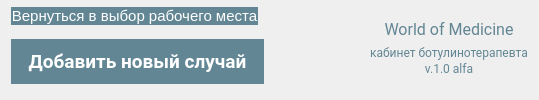
       <widget class="QFrame" name="top_panel">
        <layout class="QGridLayout" name="gridLayout_3">
         <property name="topMargin">
          <number>7</number>
         </property>
         <property name="verticalSpacing">
          <number>0</number>
         </property>
         <item row="2" column="0" rowspan="2" colspan="2">
          <widget class="QPushButton" name="add_new_patient">
           <property name="minimumSize">
            <size>
             <width>0</width>
             <height>45</height>
            </size>
           </property>
           <property name="palette">
            <palette>
             <active>
              <colorrole role="WindowText">
               <brush brushstyle="SolidPattern">
                <color alpha="255">
                 <red>255</red>
                 <green>255</green>
                 <blue>255</blue>
                </color>
               </brush>
              </colorrole>
              <colorrole role="Button">
               <brush brushstyle="SolidPattern">
                <color alpha="190">
                 <red>50</red>
                 <green>98</green>
                 <blue>115</blue>
                </color>
               </brush>
              </colorrole>
              <colorrole role="Light">
               <brush brushstyle="SolidPattern">
                <color alpha="255">
                 <red>60</red>
                 <green>145</green>
                 <blue>255</blue>
                </color>
               </brush>
              </colorrole>
              <colorrole role="Midlight">
               <brush brushstyle="SolidPattern">
                <color alpha="255">
                 <red>36</red>
                 <green>119</green>
                 <blue>227</blue>
                </color>
               </brush>
              </colorrole>
              <colorrole role="Dark">
               <brush brushstyle="SolidPattern">
                <color alpha="255">
                 <red>6</red>
                 <green>47</green>
                 <blue>100</blue>
                </color>
               </brush>
              </colorrole>
              <colorrole role="Mid">
               <brush brushstyle="SolidPattern">
                <color alpha="255">
                 <red>8</red>
                 <green>62</green>
                 <blue>133</blue>
                </color>
               </brush>
              </colorrole>
              <colorrole role="Text">
               <brush brushstyle="SolidPattern">
                <color alpha="255">
                 <red>255</red>
                 <green>255</green>
                 <blue>255</blue>
                </color>
               </brush>
              </colorrole>
              <colorrole role="BrightText">
               <brush brushstyle="SolidPattern">
                <color alpha="255">
                 <red>255</red>
                 <green>255</green>
                 <blue>255</blue>
                </color>
               </brush>
              </colorrole>
              <colorrole role="ButtonText">
               <brush brushstyle="SolidPattern">
                <color alpha="255">
                 <red>255</red>
                 <green>255</green>
                 <blue>255</blue>
                </color>
               </brush>
              </colorrole>
              <colorrole role="Base">
               <brush brushstyle="SolidPattern">
                <color alpha="190">
                 <red>50</red>
                 <green>98</green>
                 <blue>115</blue>
                </color>
               </brush>
              </colorrole>
              <colorrole role="Window">
               <brush brushstyle="SolidPattern">
                <color alpha="190">
                 <red>50</red>
                 <green>98</green>
                 <blue>115</blue>
                </color>
               </brush>
              </colorrole>
              <colorrole role="Shadow">
               <brush brushstyle="SolidPattern">
                <color alpha="255">
                 <red>0</red>
                 <green>0</green>
                 <blue>0</blue>
                </color>
               </brush>
              </colorrole>
              <colorrole role="AlternateBase">
               <brush brushstyle="SolidPattern">
                <color alpha="255">
                 <red>133</red>
                 <green>174</green>
                 <blue>227</blue>
                </color>
               </brush>
              </colorrole>
              <colorrole role="ToolTipBase">
               <brush brushstyle="SolidPattern">
                <color alpha="255">
                 <red>255</red>
                 <green>255</green>
                 <blue>220</blue>
                </color>
               </brush>
              </colorrole>
              <colorrole role="ToolTipText">
               <brush brushstyle="SolidPattern">
                <color alpha="255">
                 <red>0</red>
                 <green>0</green>
                 <blue>0</blue>
                </color>
               </brush>
              </colorrole>
              <colorrole role="PlaceholderText">
               <brush brushstyle="SolidPattern">
                <color alpha="128">
                 <red>255</red>
                 <green>255</green>
                 <blue>255</blue>
                </color>
               </brush>
              </colorrole>
             </active>
             <inactive>
              <colorrole role="WindowText">
               <brush brushstyle="SolidPattern">
                <color alpha="255">
                 <red>255</red>
                 <green>255</green>
                 <blue>255</blue>
                </color>
               </brush>
              </colorrole>
              <colorrole role="Button">
               <brush brushstyle="SolidPattern">
                <color alpha="190">
                 <red>50</red>
                 <green>98</green>
                 <blue>115</blue>
                </color>
               </brush>
              </colorrole>
              <colorrole role="Light">
               <brush brushstyle="SolidPattern">
                <color alpha="255">
                 <red>60</red>
                 <green>145</green>
                 <blue>255</blue>
                </color>
               </brush>
              </colorrole>
              <colorrole role="Midlight">
               <brush brushstyle="SolidPattern">
                <color alpha="255">
                 <red>36</red>
                 <green>119</green>
                 <blue>227</blue>
                </color>
               </brush>
              </colorrole>
              <colorrole role="Dark">
               <brush brushstyle="SolidPattern">
                <color alpha="255">
                 <red>6</red>
                 <green>47</green>
                 <blue>100</blue>
                </color>
               </brush>
              </colorrole>
              <colorrole role="Mid">
               <brush brushstyle="SolidPattern">
                <color alpha="255">
                 <red>8</red>
                 <green>62</green>
                 <blue>133</blue>
                </color>
               </brush>
              </colorrole>
              <colorrole role="Text">
               <brush brushstyle="SolidPattern">
                <color alpha="255">
                 <red>255</red>
                 <green>255</green>
                 <blue>255</blue>
                </color>
               </brush>
              </colorrole>
              <colorrole role="BrightText">
               <brush brushstyle="SolidPattern">
                <color alpha="255">
                 <red>255</red>
                 <green>255</green>
                 <blue>255</blue>
                </color>
               </brush>
              </colorrole>
              <colorrole role="ButtonText">
               <brush brushstyle="SolidPattern">
                <color alpha="255">
                 <red>255</red>
                 <green>255</green>
                 <blue>255</blue>
                </color>
               </brush>
              </colorrole>
              <colorrole role="Base">
               <brush brushstyle="SolidPattern">
                <color alpha="190">
                 <red>50</red>
                 <green>98</green>
                 <blue>115</blue>
                </color>
               </brush>
              </colorrole>
              <colorrole role="Window">
               <brush brushstyle="SolidPattern">
                <color alpha="190">
                 <red>50</red>
                 <green>98</green>
                 <blue>115</blue>
                </color>
               </brush>
              </colorrole>
              <colorrole role="Shadow">
               <brush brushstyle="SolidPattern">
                <color alpha="255">
                 <red>0</red>
                 <green>0</green>
                 <blue>0</blue>
                </color>
               </brush>
              </colorrole>
              <colorrole role="AlternateBase">
               <brush brushstyle="SolidPattern">
                <color alpha="255">
                 <red>133</red>
                 <green>174</green>
                 <blue>227</blue>
                </color>
               </brush>
              </colorrole>
              <colorrole role="ToolTipBase">
               <brush brushstyle="SolidPattern">
                <color alpha="255">
                 <red>255</red>
                 <green>255</green>
                 <blue>220</blue>
                </color>
               </brush>
              </colorrole>
              <colorrole role="ToolTipText">
               <brush brushstyle="SolidPattern">
                <color alpha="255">
                 <red>0</red>
                 <green>0</green>
                 <blue>0</blue>
                </color>
               </brush>
              </colorrole>
              <colorrole role="PlaceholderText">
               <brush brushstyle="SolidPattern">
                <color alpha="128">
                 <red>255</red>
                 <green>255</green>
                 <blue>255</blue>
                </color>
               </brush>
              </colorrole>
             </inactive>
             <disabled>
              <colorrole role="WindowText">
               <brush brushstyle="SolidPattern">
                <color alpha="255">
                 <red>255</red>
                 <green>255</green>
                 <blue>255</blue>
                </color>
               </brush>
              </colorrole>
              <colorrole role="Button">
               <brush brushstyle="SolidPattern">
                <color alpha="255">
                 <red>238</red>
                 <green>238</green>
                 <blue>238</blue>
                </color>
               </brush>
              </colorrole>
              <colorrole role="Light">
               <brush brushstyle="SolidPattern">
                <color alpha="255">
                 <red>60</red>
                 <green>145</green>
                 <blue>255</blue>
                </color>
               </brush>
              </colorrole>
              <colorrole role="Midlight">
               <brush brushstyle="SolidPattern">
                <color alpha="255">
                 <red>36</red>
                 <green>119</green>
                 <blue>227</blue>
                </color>
               </brush>
              </colorrole>
              <colorrole role="Dark">
               <brush brushstyle="SolidPattern">
                <color alpha="255">
                 <red>6</red>
                 <green>47</green>
                 <blue>100</blue>
                </color>
               </brush>
              </colorrole>
              <colorrole role="Mid">
               <brush brushstyle="SolidPattern">
                <color alpha="255">
                 <red>8</red>
                 <green>62</green>
                 <blue>133</blue>
                </color>
               </brush>
              </colorrole>
              <colorrole role="Text">
               <brush brushstyle="SolidPattern">
                <color alpha="255">
                 <red>255</red>
                 <green>255</green>
                 <blue>255</blue>
                </color>
               </brush>
              </colorrole>
              <colorrole role="BrightText">
               <brush brushstyle="SolidPattern">
                <color alpha="255">
                 <red>255</red>
                 <green>255</green>
                 <blue>255</blue>
                </color>
               </brush>
              </colorrole>
              <colorrole role="ButtonText">
               <brush brushstyle="SolidPattern">
                <color alpha="255">
                 <red>255</red>
                 <green>255</green>
                 <blue>255</blue>
                </color>
               </brush>
              </colorrole>
              <colorrole role="Base">
               <brush brushstyle="SolidPattern">
                <color alpha="255">
                 <red>238</red>
                 <green>238</green>
                 <blue>238</blue>
                </color>
               </brush>
              </colorrole>
              <colorrole role="Window">
               <brush brushstyle="SolidPattern">
                <color alpha="255">
                 <red>238</red>
                 <green>238</green>
                 <blue>238</blue>
                </color>
               </brush>
              </colorrole>
              <colorrole role="Shadow">
               <brush brushstyle="SolidPattern">
                <color alpha="255">
                 <red>0</red>
                 <green>0</green>
                 <blue>0</blue>
                </color>
               </brush>
              </colorrole>
              <colorrole role="AlternateBase">
               <brush brushstyle="SolidPattern">
                <color alpha="255">
                 <red>12</red>
                 <green>94</green>
                 <blue>200</blue>
                </color>
               </brush>
              </colorrole>
              <colorrole role="ToolTipBase">
               <brush brushstyle="SolidPattern">
                <color alpha="255">
                 <red>255</red>
                 <green>255</green>
                 <blue>220</blue>
                </color>
               </brush>
              </colorrole>
              <colorrole role="ToolTipText">
               <brush brushstyle="SolidPattern">
                <color alpha="255">
                 <red>0</red>
                 <green>0</green>
                 <blue>0</blue>
                </color>
               </brush>
              </colorrole>
              <colorrole role="PlaceholderText">
               <brush brushstyle="SolidPattern">
                <color alpha="128">
                 <red>255</red>
                 <green>255</green>
                 <blue>255</blue>
                </color>
               </brush>
              </colorrole>
             </disabled>
            </palette>
           </property>
           <property name="font">
            <font>
             <family>Roboto</family>
             <pointsize>14</pointsize>
             <weight>75</weight>
             <bold>true</bold>
            </font>
           </property>
           <property name="styleSheet">
            <string notr="true">QPushButton {
background-color: rgba(50, 98, 115, 190);
font-size: 14pt;
color: White;
border: None;
}

QPushButton::hover {
background-color: rgba(50, 98, 115, 255);
border: 2px solid rgba(92, 158, 173, 255);
}

QPushButton::pressed {
background-color: rgba(92, 158, 173, 255);
border: 1px solid rgba(255, 255, 255, 255);
}

QPushButton::disabled {
background-color: #EEEEEE;
border: 1px solid rgba(50, 98, 115, 255);
}</string>
           </property>
           <property name="text">
            <string>Добавить новый случай</string>
           </property>
           <property name="icon">
            <iconset resource="../res_main.qrc">
             <normaloff>:/icon/icons/person_add_white_36dp.svg</normaloff>:/icon/icons/person_add_white_36dp.svg</iconset>
           </property>
           <property name="iconSize">
            <size>
             <width>32</width>
             <height>32</height>
            </size>
           </property>
          </widget>
         </item>
         <item row="2" column="2" rowspan="2">
          <spacer name="horizontalSpacer">
           <property name="orientation">
            <enum>Qt::Horizontal</enum>
           </property>
           <property name="sizeType">
            <enum>QSizePolicy::Fixed</enum>
           </property>
           <property name="sizeHint" stdset="0">
            <size>
             <width>100</width>
             <height>20</height>
            </size>
           </property>
          </spacer>
         </item>
         <item row="0" column="0">
          <widget class="QPushButton" name="pushButton_back">
           <property name="styleSheet">
            <string notr="true">QPushButton {
background-color: rgba(50, 98, 115, 190);
font-size: 11pt;
color: White;
border: None;
}

QPushButton::hover {
background-color: rgba(50, 98, 115, 255);
border: 2px solid rgba(92, 158, 173, 255);
}

QPushButton::pressed {
background-color: rgba(92, 158, 173, 255);
border: 1px solid rgba(255, 255, 255, 255);
}</string>
           </property>
           <property name="text">
            <string>Вернуться в выбор рабочего места</string>
           </property>
           <property name="icon">
            <iconset resource="../res_main.qrc">
             <normaloff>:/icon/icons/west_white_36dp.svg</normaloff>:/icon/icons/west_white_36dp.svg</iconset>
           </property>
          </widget>
         </item>
         <item row="1" column="0">
          <spacer name="verticalSpacer">
           <property name="orientation">
            <enum>Qt::Vertical</enum>
           </property>
           <property name="sizeType">
            <enum>QSizePolicy::Fixed</enum>
           </property>
           <property name="sizeHint" stdset="0">
            <size>
             <width>20</width>
             <height>10</height>
            </size>
           </property>
          </spacer>
         </item>
         <item row="0" column="3" rowspan="4">
          <widget class="QLabel" name="labelLogo">
           <property name="maximumSize">
            <size>
             <width>250</width>
             <height>16777215</height>
            </size>
           </property>
           <property name="palette">
            <palette>
             <active>
              <colorrole role="WindowText">
               <brush brushstyle="SolidPattern">
                <color alpha="190">
                 <red>50</red>
                 <green>98</green>
                 <blue>115</blue>
                </color>
               </brush>
              </colorrole>
              <colorrole role="Button">
               <brush brushstyle="SolidPattern">
                <color alpha="255">
                 <red>226</red>
                 <green>212</green>
                 <blue>193</blue>
                </color>
               </brush>
              </colorrole>
              <colorrole role="Light">
               <brush brushstyle="SolidPattern">
                <color alpha="255">
                 <red>60</red>
                 <green>145</green>
                 <blue>255</blue>
                </color>
               </brush>
              </colorrole>
              <colorrole role="Midlight">
               <brush brushstyle="SolidPattern">
                <color alpha="255">
                 <red>36</red>
                 <green>119</green>
                 <blue>227</blue>
                </color>
               </brush>
              </colorrole>
              <colorrole role="Dark">
               <brush brushstyle="SolidPattern">
                <color alpha="255">
                 <red>6</red>
                 <green>47</green>
                 <blue>100</blue>
                </color>
               </brush>
              </colorrole>
              <colorrole role="Mid">
               <brush brushstyle="SolidPattern">
                <color alpha="255">
                 <red>8</red>
                 <green>62</green>
                 <blue>133</blue>
                </color>
               </brush>
              </colorrole>
              <colorrole role="Text">
               <brush brushstyle="SolidPattern">
                <color alpha="190">
                 <red>50</red>
                 <green>98</green>
                 <blue>115</blue>
                </color>
               </brush>
              </colorrole>
              <colorrole role="BrightText">
               <brush brushstyle="SolidPattern">
                <color alpha="255">
                 <red>255</red>
                 <green>255</green>
                 <blue>255</blue>
                </color>
               </brush>
              </colorrole>
              <colorrole role="ButtonText">
               <brush brushstyle="SolidPattern">
                <color alpha="190">
                 <red>50</red>
                 <green>98</green>
                 <blue>115</blue>
                </color>
               </brush>
              </colorrole>
              <colorrole role="Base">
               <brush brushstyle="SolidPattern">
                <color alpha="255">
                 <red>226</red>
                 <green>212</green>
                 <blue>193</blue>
                </color>
               </brush>
              </colorrole>
              <colorrole role="Window">
               <brush brushstyle="SolidPattern">
                <color alpha="255">
                 <red>226</red>
                 <green>212</green>
                 <blue>193</blue>
                </color>
               </brush>
              </colorrole>
              <colorrole role="Shadow">
               <brush brushstyle="SolidPattern">
                <color alpha="255">
                 <red>0</red>
                 <green>0</green>
                 <blue>0</blue>
                </color>
               </brush>
              </colorrole>
              <colorrole role="AlternateBase">
               <brush brushstyle="SolidPattern">
                <color alpha="255">
                 <red>133</red>
                 <green>174</green>
                 <blue>227</blue>
                </color>
               </brush>
              </colorrole>
              <colorrole role="ToolTipBase">
               <brush brushstyle="SolidPattern">
                <color alpha="255">
                 <red>255</red>
                 <green>255</green>
                 <blue>220</blue>
                </color>
               </brush>
              </colorrole>
              <colorrole role="ToolTipText">
               <brush brushstyle="SolidPattern">
                <color alpha="255">
                 <red>0</red>
                 <green>0</green>
                 <blue>0</blue>
                </color>
               </brush>
              </colorrole>
              <colorrole role="PlaceholderText">
               <brush brushstyle="SolidPattern">
                <color alpha="95">
                 <red>50</red>
                 <green>98</green>
                 <blue>115</blue>
                </color>
               </brush>
              </colorrole>
             </active>
             <inactive>
              <colorrole role="WindowText">
               <brush brushstyle="SolidPattern">
                <color alpha="190">
                 <red>50</red>
                 <green>98</green>
                 <blue>115</blue>
                </color>
               </brush>
              </colorrole>
              <colorrole role="Button">
               <brush brushstyle="SolidPattern">
                <color alpha="255">
                 <red>226</red>
                 <green>212</green>
                 <blue>193</blue>
                </color>
               </brush>
              </colorrole>
              <colorrole role="Light">
               <brush brushstyle="SolidPattern">
                <color alpha="255">
                 <red>60</red>
                 <green>145</green>
                 <blue>255</blue>
                </color>
               </brush>
              </colorrole>
              <colorrole role="Midlight">
               <brush brushstyle="SolidPattern">
                <color alpha="255">
                 <red>36</red>
                 <green>119</green>
                 <blue>227</blue>
                </color>
               </brush>
              </colorrole>
              <colorrole role="Dark">
               <brush brushstyle="SolidPattern">
                <color alpha="255">
                 <red>6</red>
                 <green>47</green>
                 <blue>100</blue>
                </color>
               </brush>
              </colorrole>
              <colorrole role="Mid">
               <brush brushstyle="SolidPattern">
                <color alpha="255">
                 <red>8</red>
                 <green>62</green>
                 <blue>133</blue>
                </color>
               </brush>
              </colorrole>
              <colorrole role="Text">
               <brush brushstyle="SolidPattern">
                <color alpha="190">
                 <red>50</red>
                 <green>98</green>
                 <blue>115</blue>
                </color>
               </brush>
              </colorrole>
              <colorrole role="BrightText">
               <brush brushstyle="SolidPattern">
                <color alpha="255">
                 <red>255</red>
                 <green>255</green>
                 <blue>255</blue>
                </color>
               </brush>
              </colorrole>
              <colorrole role="ButtonText">
               <brush brushstyle="SolidPattern">
                <color alpha="190">
                 <red>50</red>
                 <green>98</green>
                 <blue>115</blue>
                </color>
               </brush>
              </colorrole>
              <colorrole role="Base">
               <brush brushstyle="SolidPattern">
                <color alpha="255">
                 <red>226</red>
                 <green>212</green>
                 <blue>193</blue>
                </color>
               </brush>
              </colorrole>
              <colorrole role="Window">
               <brush brushstyle="SolidPattern">
                <color alpha="255">
                 <red>226</red>
                 <green>212</green>
                 <blue>193</blue>
                </color>
               </brush>
              </colorrole>
              <colorrole role="Shadow">
               <brush brushstyle="SolidPattern">
                <color alpha="255">
                 <red>0</red>
                 <green>0</green>
                 <blue>0</blue>
                </color>
               </brush>
              </colorrole>
              <colorrole role="AlternateBase">
               <brush brushstyle="SolidPattern">
                <color alpha="255">
                 <red>133</red>
                 <green>174</green>
                 <blue>227</blue>
                </color>
               </brush>
              </colorrole>
              <colorrole role="ToolTipBase">
               <brush brushstyle="SolidPattern">
                <color alpha="255">
                 <red>255</red>
                 <green>255</green>
                 <blue>220</blue>
                </color>
               </brush>
              </colorrole>
              <colorrole role="ToolTipText">
               <brush brushstyle="SolidPattern">
                <color alpha="255">
                 <red>0</red>
                 <green>0</green>
                 <blue>0</blue>
                </color>
               </brush>
              </colorrole>
              <colorrole role="PlaceholderText">
               <brush brushstyle="SolidPattern">
                <color alpha="95">
                 <red>50</red>
                 <green>98</green>
                 <blue>115</blue>
                </color>
               </brush>
              </colorrole>
             </inactive>
             <disabled>
              <colorrole role="WindowText">
               <brush brushstyle="SolidPattern">
                <color alpha="190">
                 <red>50</red>
                 <green>98</green>
                 <blue>115</blue>
                </color>
               </brush>
              </colorrole>
              <colorrole role="Button">
               <brush brushstyle="SolidPattern">
                <color alpha="255">
                 <red>226</red>
                 <green>212</green>
                 <blue>193</blue>
                </color>
               </brush>
              </colorrole>
              <colorrole role="Light">
               <brush brushstyle="SolidPattern">
                <color alpha="255">
                 <red>60</red>
                 <green>145</green>
                 <blue>255</blue>
                </color>
               </brush>
              </colorrole>
              <colorrole role="Midlight">
               <brush brushstyle="SolidPattern">
                <color alpha="255">
                 <red>36</red>
                 <green>119</green>
                 <blue>227</blue>
                </color>
               </brush>
              </colorrole>
              <colorrole role="Dark">
               <brush brushstyle="SolidPattern">
                <color alpha="255">
                 <red>6</red>
                 <green>47</green>
                 <blue>100</blue>
                </color>
               </brush>
              </colorrole>
              <colorrole role="Mid">
               <brush brushstyle="SolidPattern">
                <color alpha="255">
                 <red>8</red>
                 <green>62</green>
                 <blue>133</blue>
                </color>
               </brush>
              </colorrole>
              <colorrole role="Text">
               <brush brushstyle="SolidPattern">
                <color alpha="190">
                 <red>50</red>
                 <green>98</green>
                 <blue>115</blue>
                </color>
               </brush>
              </colorrole>
              <colorrole role="BrightText">
               <brush brushstyle="SolidPattern">
                <color alpha="255">
                 <red>255</red>
                 <green>255</green>
                 <blue>255</blue>
                </color>
               </brush>
              </colorrole>
              <colorrole role="ButtonText">
               <brush brushstyle="SolidPattern">
                <color alpha="190">
                 <red>50</red>
                 <green>98</green>
                 <blue>115</blue>
                </color>
               </brush>
              </colorrole>
              <colorrole role="Base">
               <brush brushstyle="SolidPattern">
                <color alpha="255">
                 <red>226</red>
                 <green>212</green>
                 <blue>193</blue>
                </color>
               </brush>
              </colorrole>
              <colorrole role="Window">
               <brush brushstyle="SolidPattern">
                <color alpha="255">
                 <red>226</red>
                 <green>212</green>
                 <blue>193</blue>
                </color>
               </brush>
              </colorrole>
              <colorrole role="Shadow">
               <brush brushstyle="SolidPattern">
                <color alpha="255">
                 <red>0</red>
                 <green>0</green>
                 <blue>0</blue>
                </color>
               </brush>
              </colorrole>
              <colorrole role="AlternateBase">
               <brush brushstyle="SolidPattern">
                <color alpha="255">
                 <red>12</red>
                 <green>94</green>
                 <blue>200</blue>
                </color>
               </brush>
              </colorrole>
              <colorrole role="ToolTipBase">
               <brush brushstyle="SolidPattern">
                <color alpha="255">
                 <red>255</red>
                 <green>255</green>
                 <blue>220</blue>
                </color>
               </brush>
              </colorrole>
              <colorrole role="ToolTipText">
               <brush brushstyle="SolidPattern">
                <color alpha="255">
                 <red>0</red>
                 <green>0</green>
                 <blue>0</blue>
                </color>
               </brush>
              </colorrole>
              <colorrole role="PlaceholderText">
               <brush brushstyle="SolidPattern">
                <color alpha="95">
                 <red>50</red>
                 <green>98</green>
                 <blue>115</blue>
                </color>
               </brush>
              </colorrole>
             </disabled>
            </palette>
           </property>
           <property name="font">
            <font>
             <family>Roboto</family>
             <pointsize>9</pointsize>
             <weight>50</weight>
             <bold>false</bold>
            </font>
           </property>
           <property name="styleSheet">
            <string notr="true">background-color: none;
color: rgba(50, 98, 115, 190);</string>
           </property>
           <property name="text">
            <string>&lt;html&gt;&lt;head/&gt;&lt;body&gt;&lt;p align=&quot;center&quot;&gt;&lt;span style=&quot; font-size:12pt;&quot;&gt;World of Medicine&lt;br/&gt;&lt;/span&gt;кабинет ботулинотерапевта&lt;span style=&quot; font-size:14pt;&quot;&gt;&lt;br/&gt;&lt;/span&gt;v.1.0 alfa&lt;/p&gt;&lt;/body&gt;&lt;/html&gt;</string>
           </property>
          </widget>
         </item>
        </layout>
       </widget>
